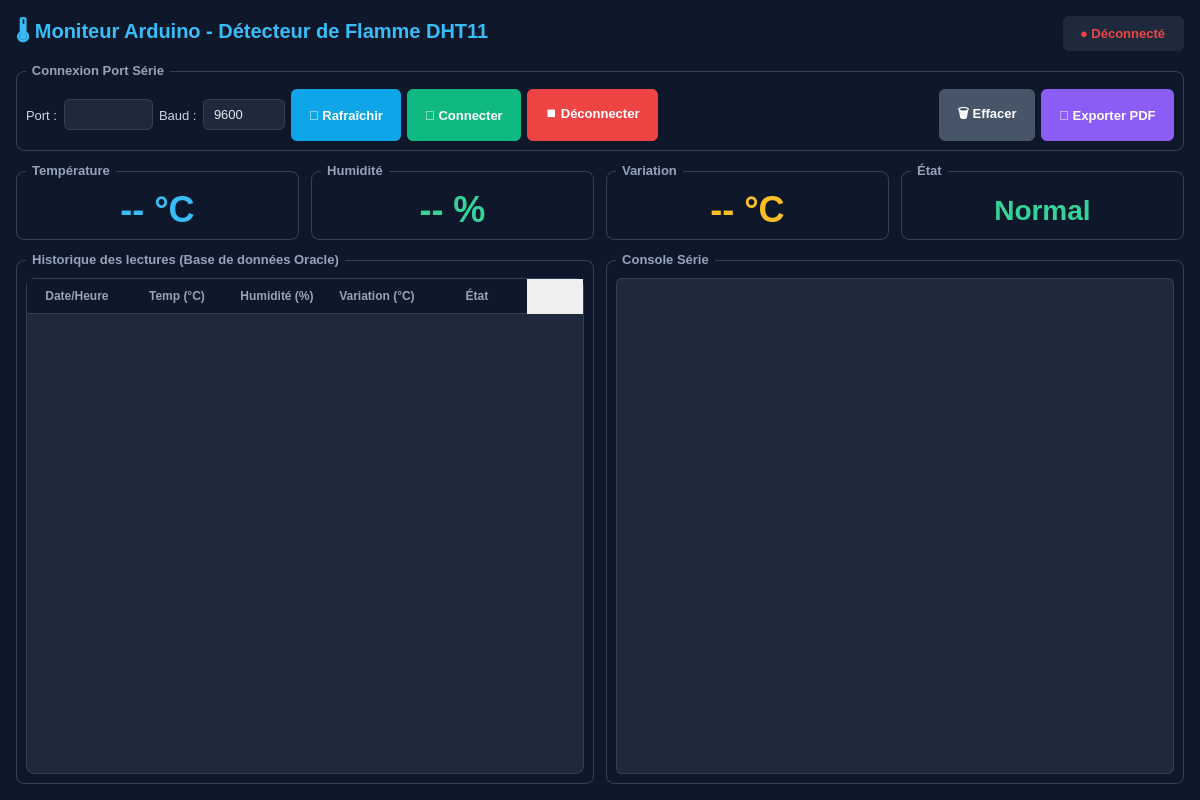
<?xml version="1.0" encoding="UTF-8"?>
<ui version="4.0">
 <class>ArduinoMonitor</class>
 <widget class="QWidget" name="ArduinoMonitor">
  <property name="geometry">
   <rect><x>0</x><y>0</y><width>1200</width><height>800</height></rect>
  </property>
  <property name="styleSheet">
   <string notr="true">
QWidget#ArduinoMonitor { background-color: #0F172A; }
QLabel#titleLabel { color: #38BDF8; font-size: 20px; font-weight: bold; }
QLabel#statusLabel { font-size: 13px; font-weight: 600; padding: 6px 14px; border-radius: 6px; }
QGroupBox { color: #94A3B8; font-size: 13px; font-weight: 600; border: 1px solid #334155; border-radius: 8px; margin-top: 8px; padding-top: 8px; }
QGroupBox::title { subcontrol-origin: margin; left: 10px; padding: 0 4px; }
QLabel { color: #CBD5E1; font-size: 13px; }
QComboBox, QSpinBox { background-color: #1E293B; color: #E2E8F0; border: 1px solid #334155; border-radius: 6px; padding: 6px 10px; font-size: 13px; }
QComboBox::drop-down { border: none; }
QPushButton { border-radius: 6px; font-size: 13px; font-weight: 600; padding: 8px 18px; min-height: 36px; }
QPushButton#connectBtn { background-color: #10B981; color: white; border: none; }
QPushButton#connectBtn:hover { background-color: #059669; }
QPushButton#disconnectBtn { background-color: #EF4444; color: white; border: none; }
QPushButton#disconnectBtn:hover { background-color: #DC2626; }
QPushButton#clearBtn { background-color: #475569; color: white; border: none; }
QPushButton#clearBtn:hover { background-color: #334155; }
QPushButton#exportBtn { background-color: #8B5CF6; color: white; border: none; }
QPushButton#exportBtn:hover { background-color: #7C3AED; }
QPushButton#refreshBtn { background-color: #0EA5E9; color: white; border: none; }
QPushButton#refreshBtn:hover { background-color: #0284C7; }
QTableWidget { background-color: #1E293B; color: #E2E8F0; border: 1px solid #334155; border-radius: 8px; gridline-color: #334155; font-size: 12px; }
QTableWidget::item { padding: 6px; }
QTableWidget::item:selected { background-color: #334155; }
QHeaderView::section { background-color: #0F172A; color: #94A3B8; padding: 8px; border: none; border-bottom: 1px solid #334155; font-weight: 600; font-size: 12px; }
QTextEdit { background-color: #1E293B; color: #94A3B8; border: 1px solid #334155; border-radius: 6px; font-family: Consolas, monospace; font-size: 12px; }
   </string>
  </property>
  <layout class="QVBoxLayout" name="mainLayout">
   <property name="spacing"><number>12</number></property>
   <property name="leftMargin"><number>16</number></property>
   <property name="topMargin"><number>16</number></property>
   <property name="rightMargin"><number>16</number></property>
   <property name="bottomMargin"><number>16</number></property>

   <!-- Header -->
   <item>
    <layout class="QHBoxLayout">
     <item><widget class="QLabel" name="titleLabel"><property name="text"><string>🌡 Moniteur Arduino - Détecteur de Flamme DHT11</string></property></widget></item>
     <item><spacer><property name="orientation"><enum>Qt::Horizontal</enum></property><property name="sizeHint" stdset="0"><size><width>40</width><height>20</height></size></property></spacer></item>
     <item><widget class="QLabel" name="statusLabel"><property name="text"><string>● Déconnecté</string></property><property name="styleSheet"><string>background:#1E293B; color:#EF4444;</string></property></widget></item>
    </layout>
   </item>

   <!-- Connection bar -->
   <item>
    <widget class="QGroupBox" name="connGroupBox">
     <property name="title"><string>Connexion Port Série</string></property>
     <layout class="QHBoxLayout">
      <item><widget class="QLabel"><property name="text"><string>Port :</string></property></widget></item>
      <item><widget class="QComboBox" name="portComboBox"><property name="minimumWidth"><number>120</number></property></widget></item>
      <item><widget class="QLabel"><property name="text"><string>Baud :</string></property></widget></item>
      <item>
       <widget class="QComboBox" name="baudComboBox">
        <item><property name="text"><string>9600</string></property></item>
        <item><property name="text"><string>115200</string></property></item>
        <item><property name="text"><string>57600</string></property></item>
       </widget>
      </item>
      <item><widget class="QPushButton" name="refreshBtn"><property name="text"><string>🔄 Rafraîchir</string></property></widget></item>
      <item><widget class="QPushButton" name="connectBtn"><property name="text"><string>🔌 Connecter</string></property></widget></item>
      <item><widget class="QPushButton" name="disconnectBtn"><property name="text"><string>⏹ Déconnecter</string></property></widget></item>
      <item><spacer><property name="orientation"><enum>Qt::Horizontal</enum></property><property name="sizeHint" stdset="0"><size><width>40</width><height>20</height></size></property></spacer></item>
      <item><widget class="QPushButton" name="clearBtn"><property name="text"><string>🗑 Effacer</string></property></widget></item>
      <item><widget class="QPushButton" name="exportBtn"><property name="text"><string>📄 Exporter PDF</string></property></widget></item>
     </layout>
    </widget>
   </item>

   <!-- Live cards -->
   <item>
    <layout class="QHBoxLayout" name="cardsLayout">
     <!-- Temperature card -->
     <item>
      <widget class="QGroupBox" name="tempGroup">
       <property name="title"><string>Température</string></property>
       <layout class="QVBoxLayout">
        <item><widget class="QLabel" name="tempValueLabel"><property name="text"><string>-- °C</string></property><property name="styleSheet"><string>color:#38BDF8; font-size:36px; font-weight:bold;</string></property><property name="alignment"><set>Qt::AlignCenter</set></property></widget></item>
       </layout>
      </widget>
     </item>
     <!-- Humidity card -->
     <item>
      <widget class="QGroupBox" name="humGroup">
       <property name="title"><string>Humidité</string></property>
       <layout class="QVBoxLayout">
        <item><widget class="QLabel" name="humValueLabel"><property name="text"><string>-- %</string></property><property name="styleSheet"><string>color:#34D399; font-size:36px; font-weight:bold;</string></property><property name="alignment"><set>Qt::AlignCenter</set></property></widget></item>
       </layout>
      </widget>
     </item>
     <!-- Variation card -->
     <item>
      <widget class="QGroupBox" name="varGroup">
       <property name="title"><string>Variation</string></property>
       <layout class="QVBoxLayout">
        <item><widget class="QLabel" name="varValueLabel"><property name="text"><string>-- °C</string></property><property name="styleSheet"><string>color:#FBBF24; font-size:36px; font-weight:bold;</string></property><property name="alignment"><set>Qt::AlignCenter</set></property></widget></item>
       </layout>
      </widget>
     </item>
     <!-- Status card -->
     <item>
      <widget class="QGroupBox" name="etatGroup">
       <property name="title"><string>État</string></property>
       <layout class="QVBoxLayout">
        <item><widget class="QLabel" name="etatValueLabel"><property name="text"><string>Normal</string></property><property name="styleSheet"><string>color:#34D399; font-size:28px; font-weight:bold;</string></property><property name="alignment"><set>Qt::AlignCenter</set></property></widget></item>
       </layout>
      </widget>
     </item>
    </layout>
   </item>

   <!-- Table + Console -->
   <item>
    <layout class="QHBoxLayout">
     <!-- History table -->
     <item>
      <widget class="QGroupBox" name="histGroup">
       <property name="title"><string>Historique des lectures (Base de données Oracle)</string></property>
       <layout class="QVBoxLayout">
        <item>
         <widget class="QTableWidget" name="historyTable">
          <property name="columnCount"><number>5</number></property>
          <property name="selectionBehavior"><enum>QAbstractItemView::SelectRows</enum></property>
          <column><property name="text"><string>Date/Heure</string></property></column>
          <column><property name="text"><string>Temp (°C)</string></property></column>
          <column><property name="text"><string>Humidité (%)</string></property></column>
          <column><property name="text"><string>Variation (°C)</string></property></column>
          <column><property name="text"><string>État</string></property></column>
         </widget>
        </item>
       </layout>
      </widget>
     </item>
     <!-- Serial console -->
     <item>
      <widget class="QGroupBox" name="consoleGroup">
       <property name="title"><string>Console Série</string></property>
       <property name="maximumWidth"><number>350</number></property>
       <layout class="QVBoxLayout">
        <item><widget class="QTextEdit" name="consoleTextEdit"><property name="readOnly"><bool>true</bool></property></widget></item>
       </layout>
      </widget>
     </item>
    </layout>
   </item>

  </layout>
 </widget>
 <resources/>
 <connections/>
</ui>
